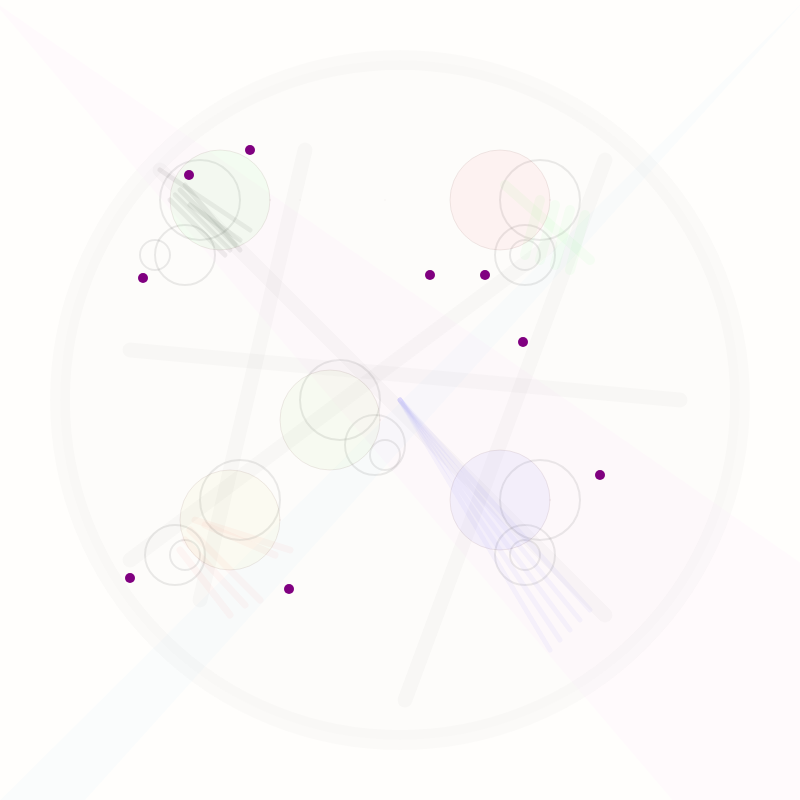
Frame 1 (no input)
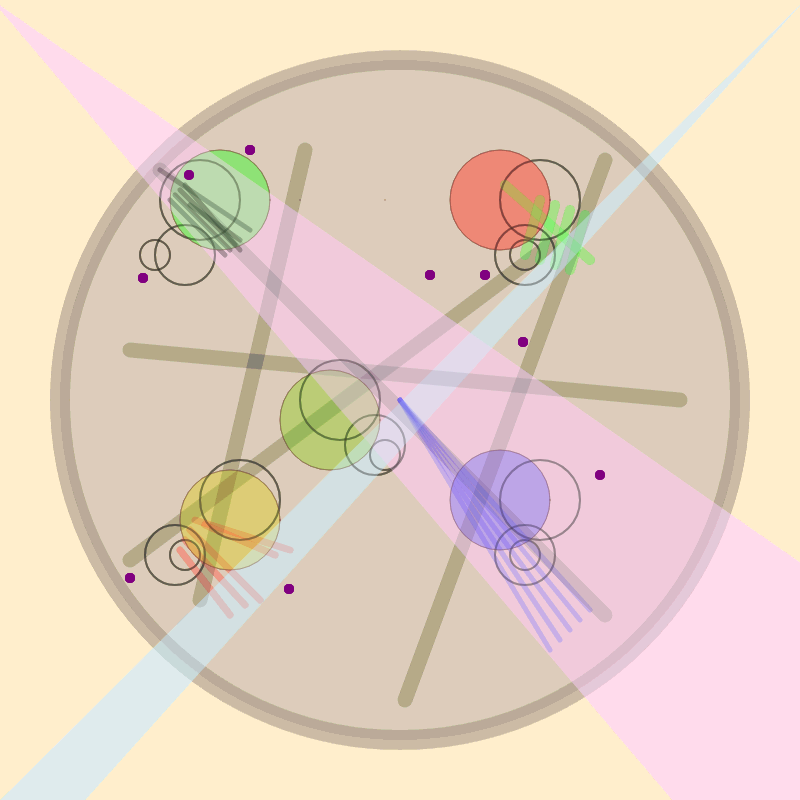
Frame 60 (no input)
Frame 120 (the mouse pressed at the canvas centre since frame 60): identical to frame 60, image omitted

The p5.js sketch that drew these frames (run headless with seeded random() and noise() and a simulated clock; from frame 60 on, the mouse is pressed at the canvas centre):

// p5.js sketch
// ── sketch.js
function setup()
{
	//create your canvas here
	createCanvas(800,800);
}

function draw()
{
	//do your drawing here
	// background
	background(255,229,204, 15);


	
	//cross lines / triangles
	noStroke();
	fill(255,204,255, 20);
	triangle(-8,0, 1500, 1050, 800, 950);
	fill(204,229,255, 25);
	triangle(805,0, -100, 900, -50, 950);
	
	//top left lines
	strokeWeight(5);
	stroke(0,0,0, 15);
	line(170, 200, 225, 255);
	line(175, 195, 230, 250);
	line(180, 190, 235, 245);
	line(160, 170, 250, 230);
	line(185, 185, 240, 250);
	line(190, 205, 240, 240);
	
	//top right lines
	strokeWeight(10);
	stroke(51,255,51, 10);
	line(540, 200, 525,255);
	line(555, 205, 540,260);
	line(570, 210, 555,265);
	line(585, 215, 570,270);
	line(505, 185, 590, 260);

	//bottom left lines
	strokeWeight(7);
	stroke(255, 51, 51, 8);
	line(180, 550, 230, 615);
	line(185, 540, 245, 605);
	line(190, 530, 260, 600);
	line(205, 525, 275, 555);
	line(195, 520, 290, 550);

	//middle_lines
	strokeWeight(5);
	stroke(51,51,255, 10);
	line(400,400, 550, 650);
	line(400,400, 560, 640);
	line(400,400, 570, 630);
	line(400,400, 580, 620);
	line(400,400, 590, 610);

	//random_cross lines
	strokeWeight(15);
	stroke(0,0,0, 5);
	line(160, 170, 605, 615);
	line(130, 350, 680, 400);
	line(130, 560, 550, 245);
	line(305, 150, 200, 600);
	line(605, 160, 405, 700);

	// big circle
	strokeWeight(20);
	stroke(0,0,0, 4);
	fill(0,0,0, 2);
	ellipse(400, 400, 680, 680); 

	//top right_random circles
	strokeWeight(2);
	stroke(0,0,0, 20);
	noFill();
	ellipse(525,255, 30,30);
	ellipse(525,255, 60,60);
	ellipse(540,200, 80,80);
	strokeWeight(1);
	stroke(101,51,51, 25);
	fill(255,0,0, 10);
	ellipse(500,200, 100,100);

	//top left_random circles
	strokeWeight(2);
	stroke(0,0,0, 20);
	noFill();
	ellipse(155,255, 30,30);
	ellipse(185,255, 60,60);
	ellipse(200,200, 80,80);
	strokeWeight(1);
	stroke(101,51,51, 25);
	fill(0,255,0, 10);
	ellipse(220,200, 100,100);

	//bottom right_random circles
	strokeWeight(2);
	stroke(0,0,0, 20);
	noFill();
	ellipse(525,555, 30,30);
	ellipse(525,555, 60,60);
	ellipse(540,500, 80,80);
	strokeWeight(1);
	stroke(101,51,51, 25);
	fill(0,0,255, 10);
	ellipse(500,500, 100,100);

	//bottom left_random circles
	strokeWeight(2);
	stroke(0,0,0, 20);
	noFill();
	ellipse(185,555, 30,30);
	ellipse(175,555, 60,60);
	ellipse(240,500, 80,80);
	strokeWeight(1);
	stroke(101,51,51, 25);
	fill(200,200,0, 10);
	ellipse(230,520, 100,100);

	//middle_random circles
	strokeWeight(2);
	stroke(0,0,0, 20);
	noFill();
	ellipse(385,455, 30,30);
	ellipse(375,445, 60,60);
	ellipse(340,400, 80,80);
	strokeWeight(1);
	stroke(101,51,51, 25);
	fill(100,200,0, 10);
	ellipse(330,420, 100,100);
	

	//random_points
	point(300, 200);
	point(385, 200);
	stroke('purple');
	strokeWeight(10);
	point(485, 275);
	point(430, 275);
	point(250,150);
	point(600, 475);
	point(523, 342);
	point(289, 589);
	point(189, 175);
	point(143, 278);
	point(130, 578);

}
